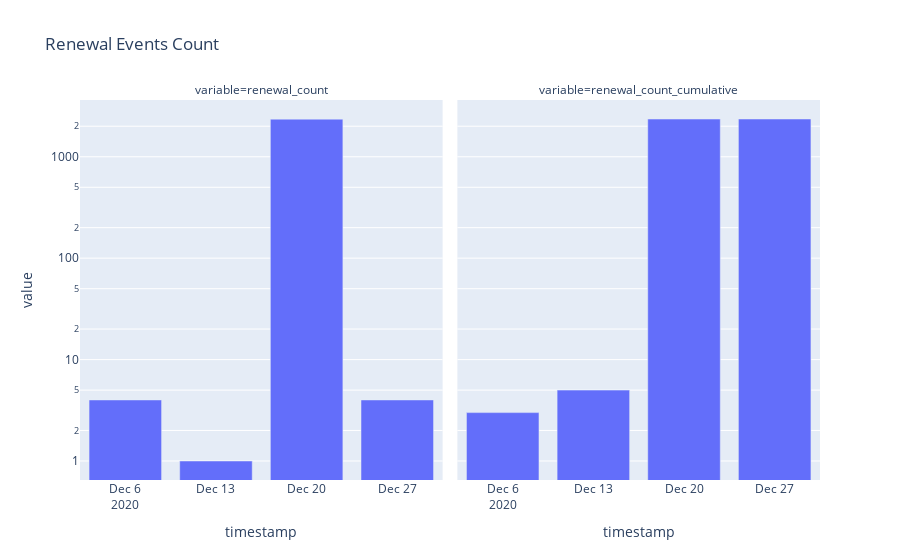

Notebook source saved alongside this figure:
### Markdown cell above
### Renewal Events

### Code cell
from filecoin_metrics.metrics import renewal_count_per_epoch

s = renewal_count_per_epoch(connection)
INTERVAL = '1w'

s_count = (s.resample(INTERVAL)
            .sum()
            .backfill()
          )

s_cum = (s.cumsum()
          .resample(INTERVAL)
          .median()
          .backfill()
        )

s_cum.name = 'renewal_count_cumulative'

fig_df = (pd.DataFrame([s_count, s_cum])
            .T
            .reset_index()
            .melt(id_vars=['timestamp'])
            )

fig = px.bar(fig_df,
             x='timestamp',
             y='value',
             title='Renewal Events Count',
             facet_col='variable',
             log_y=True)
fig.show()

### Figure 1 — Plotly figure (JSON) as saved in the notebook; plotly's stock layout.template omitted (floating-point values rounded to 4 significant figures)
{"data": [{"alignmentgroup": "True", "hovertemplate": "variable=renewal_count<br>timestamp=%{x}<br>value=%{y}<extra></extra>", "legendgroup": "", "marker": {"color": "#636efa"}, "name": "", "offsetgroup": "", "orientation": "v", "showlegend": false, "textposition": "auto", "type": "bar", "x": ["2020-12-06T00:00:00+00:00", "2020-12-13T00:00:00+00:00", "2020-12-20T00:00:00+00:00", "2020-12-27T00:00:00+00:00"], "xaxis": "x", "y": [4, 1, 2349, 4], "yaxis": "y"}, {"alignmentgroup": "True", "hovertemplate": "variable=renewal_count_cumulative<br>timestamp=%{x}<br>value=%{y}<extra></extra>", "legendgroup": "", "marker": {"color": "#636efa"}, "name": "", "offsetgroup": "", "orientation": "v", "showlegend": false, "textposition": "auto", "type": "bar", "x": ["2020-12-06T00:00:00+00:00", "2020-12-13T00:00:00+00:00", "2020-12-20T00:00:00+00:00", "2020-12-27T00:00:00+00:00"], "xaxis": "x2", "y": [3, 5, 2354, 2357], "yaxis": "y2"}], "layout": {"annotations": [{"font": {}, "showarrow": false, "text": "variable=renewal_count", "x": 0.245, "xanchor": "center", "xref": "paper", "y": 1, "yanchor": "bottom", "yref": "paper"}, {"font": {}, "showarrow": false, "text": "variable=renewal_count_cumulative", "x": 0.755, "xanchor": "center", "xref": "paper", "y": 1, "yanchor": "bottom", "yref": "paper"}], "barmode": "relative", "legend": {"tracegroupgap": 0}, "title": {"text": "Renewal Events Count"}, "xaxis": {"anchor": "y", "domain": [0, 0.49], "title": {"text": "timestamp"}}, "xaxis2": {"anchor": "y2", "domain": [0.51, 1], "matches": "x", "title": {"text": "timestamp"}}, "yaxis": {"anchor": "x", "domain": [0, 1], "title": {"text": "value"}, "type": "log"}, "yaxis2": {"anchor": "x2", "domain": [0, 1], "matches": "y", "showticklabels": false, "type": "log"}}}
